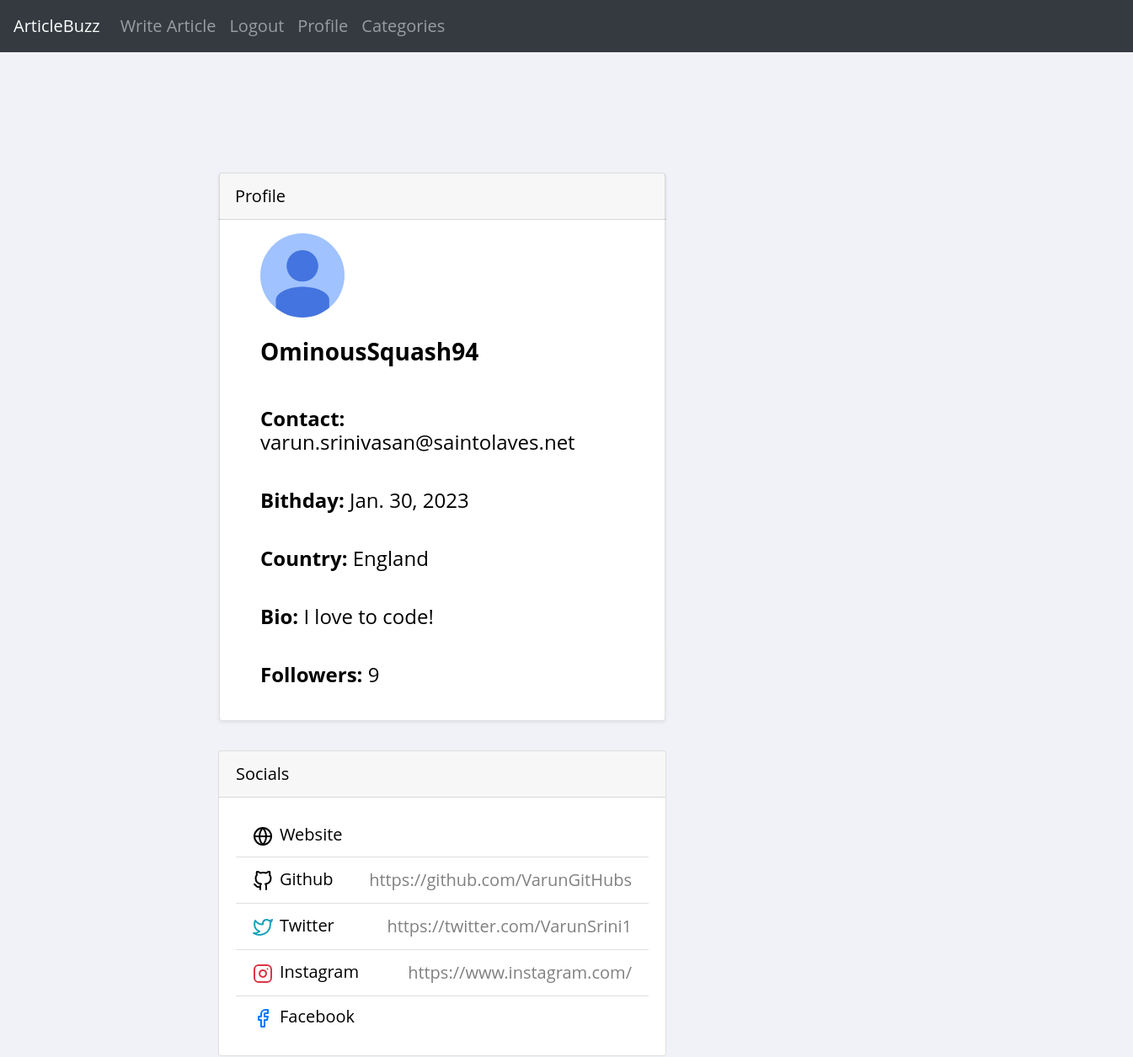
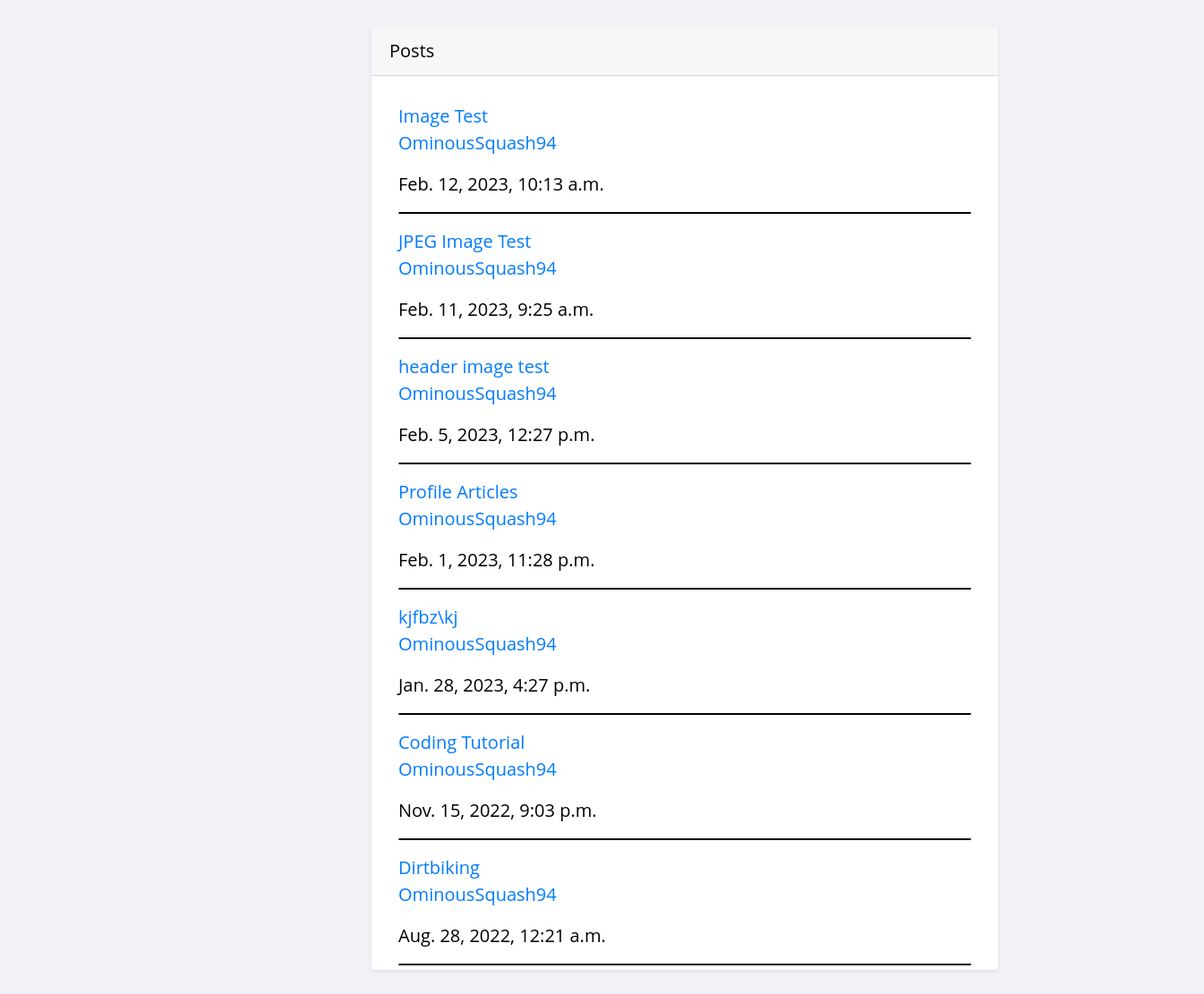
The app's page /profile/1 with its own data (2 pictures, top to bottom).
### theblog/models.py (models this page shows, shortened)
class UserProfile(models.Model):
	user = models.OneToOneField(User, primary_key= True, verbose_name = 'user', related_name = 'profile', on_delete = models.CASCADE)
	name = models.CharField(max_length = 30, blank = True, null = True)
	bio = models.TextField(max_length=500, blank = True, null = True)
	birthday = models.DateField(null = True, blank = True)
	location = models.CharField(max_length = 100, blank = True, null = True)
	picture = models.ImageField(upload_to = 'uploads/profile_pictures', default = 'uploads/profile_pictures/default.png', blank = True)
	followers = models.ManyToManyField(User, blank = True, related_name = 'followers')
	notification  = models.BooleanField(default = True, blank = False, null = False)
	follower_count = models.IntegerField(null = True, default = 0)
	website = models.CharField(default = None, blank = True, null = True, max_length = 50)
	GitHub = models.CharField(default = None, blank = True, null = True, max_length = 50)
	Twitter = models.CharField(default = None, blank = True, null = True, max_length = 50)
	Instagram = models.CharField(default = None, blank = True, null = True, max_length = 50)
	FaceBook = models.CharField(default = None, blank = True, null = True, max_length = 50)

class Post(models.Model):
	title = models.CharField(max_length = 255) # Title Field
	author = models.ForeignKey(User, on_delete = models.CASCADE) # Deletes blog posts for a user if they delete account
	header_image = models.ImageField(null = True, blank = True, upload_to = 'uploads/images', default = None)
	body = RichTextField(blank= True, null = True)
	date_published = models.DateTimeField(auto_now_add = True) # Automatically adds the date
	likes = models.ManyToManyField(User, related_name ='blog_post') # Updating count of the upvotes
	tags = models.CharField(max_length = 255, default = 'Coding') # List of tags from the Tag table
	snippet  = models.CharField(max_length = 300, default = 'Article Snippet') # Article Snippet field to display on screen
	number_likes = models.IntegerField(default = 0)

### theblog/views.py (the view)
# urls.py: path('profile/<int:pk>', ProfileView.as_view(), name = 'profile'),
class ProfileView(View):
	def get(self, request, pk, *args, **kwargs):
		profile = UserProfile.objects.get(pk = pk)
		user = profile.user
		posts = Post.objects.filter(author = user).order_by('-date_published')
		followers = profile.followers.all()
		is_following = False
		num_followers = len(followers)
		if num_followers == 0:
			is_following = False
		else:
			for follower in followers:
				if follower == request.user:
					is_following = True
		context = {
			'user':user,
			'profile':profile,
			'posts':posts,
			'num_followers':num_followers,
			'is_following':is_following
		}
		return render(request, 'user_profile.html', context)

### theblog/templates/user_profile.html (shortened to what this page needs)
{% extends 'base.html' %}
{% load bootstrap_icons %}
{% load static %}
{% block extrahead %}
	<link rel="stylesheet" href="{% static 'theblog/profile.css' %}">
	<link rel="stylesheet" href="https://cdnjs.cloudflare.com/ajax/libs/font-awesome/4.7.0/css/font-awesome.min.css">
{% endblock %}
{% block content %}
<!DOCTYPE html>
<html lang="en">
<head>
</head>
<body>
</body>
</html>
<body>
	<div class = "all">
	<div class="profile_info">
		<div class = 'row justify-content-center mt-5'>
			<div class="card shadow-sm col border-bottom px-5 pt-3">
				<div class = "card-header" style="width: 532px; position: relative; right: 50px;top:-16px">Profile</div>
				<img src="{{ profile.picture.url }}" class = "rounded-circle" width = "100" height="100">
				{% if profile.name %}
					<h3 class = 'py-4'> <b>{{ profile.user.username }}</b>
					</h3>
				{% else %}
					<h3>{{ user.username }}
						{% if request.user == user %}
							<a href="{% url 'edit-profile' profile.pk %}" style="color:#333">Create Profile</a>
						{% endif %}
					</h3>
				{% endif %}
				<h4 class = 'py-3'><b>Contact: </b>{{ profile.user.email }}</h4>
				{% if profile.birthday %}
				<h4 class = 'py-3'><b>Bithday: </b>{{ profile.birthday }}
				{% endif %}
				{% if profile.location %}
				<h4 class="py-3" ><b>Country: </b>{{ profile.location }}</h4>
				{% endif %}
				{% if profile.bio %}
				<h4 class="py-3"><b>Bio: </b>{{ profile.bio }}</h4>
				{% endif %}
				<div class = 'mb-3'>
					<h4 class="py-3"><b>Followers: </b> {{ profile.follower_count }}</h4>
				</div>
			</div>
		</div>
		<div class = 'socials'>
			<div class="card mb-3" style="width: 532px; position: relative; right: 16px; top: 35px;">
				<div class="card-header">Socials</div>
				<div class="card-body">
					<ul class="list-group list-group-flush">
                  <li class="list-group-item d-flex justify-content-between align-items-center flex-wrap">
                    <h5 class="mb-0">Website</h5>
                  </li>
                  <li class="list-group-item d-flex justify-content-between align-items-center flex-wrap">
                    <h5 class="mb-0">Github</h5>
                    <span class="text-secondary">{% if profile.GitHub %}<a href="{{ profile.GitHub }}" target="_blank" style="color:gray;">{{ profile.GitHub }}</a>{% endif %}</span>
                  </li>
                  <li class="list-group-item d-flex justify-content-between align-items-center flex-wrap">
                    <h5 class="mb-0">Twitter</h5>
                    <span class="text-secondary">{% if profile.Twitter %}<a href="{{ profile.Twitter }}" target="_blank" style="color:gray;">{{ profile.Twitter }}</a>{% endif %}</span>
                  </li>
                  <li class="list-group-item d-flex justify-content-between align-items-center flex-wrap">
                    <h5 class="mb-0">Instagram</h5>
                    <span class="text-secondary">{% if profile.Instagram %}<a href="{{ profile.Instagram }}" target="_blank" style="color: gray;">{{ profile.Instagram }}</a>{% endif %}</span>
                  </li>
                  <li class="list-group-item d-flex justify-content-between align-items-center flex-wrap">
                    <h5 class="mb-0">Facebook</h5>
                  </li>
                </ul>
				</div>
			</div>
	</div>
</div>
	<div class = 'shadow-sm post_section' style="border-radius: 4px;">
		<div class = 'card-header' style="position: relative; top: -30px; width: 800px; right: 30px;">Posts</div>
		{% for post in posts %}
			<a href="{% url 'article-detail' post.pk %}">{{ post.title }}</a>
			<p><a style = 'text-decoration: none' class = 'text-primary' href="{% url 'profile' post.author.profile.pk %}">{{ post.author }}</a></p>
			<p>{{ post.date_published }}</p>
			<hr>
		{% endfor %}
	</div>
</div>
</div>
</body>
{% endblock %}

### theblog/static/theblog/style.css (style rules this page uses)
body { background-color: white; margin: 0px; padding: 0; }
hr { border-radius: 3px; border:1px solid; }

### theblog/static/theblog/profile.css (style rules this page uses)
body { color: black; background: #f1f2f7; font-family: 'Open Sans', sans-serif; padding: 0px !important; margin: 0px !important; font-size: 20px; text-rendering: optimizeLegibility; -webkit-font-smoothing: antialiased; -moz-font-smoothing: antialiased; }
.profile_info { float: left; width: 500px; position: relative; left: 10px; right: 200px; }
.post_section { float: left; height:1054px; width:700px; overflow:auto; background-color:white; margin: 50px; position: relative; left: 100px; padding: 30px; }
.all { position: relative; left: 200px; }

### records on screen
UserProfile: picture (placeholder picture), user.username "OminousSquash94", user.email "varun.srinivasan@saintolaves.net", birthday "Jan. 30, 2023", location "England", bio "I love to code!", follower_count "9", GitHub "https://github.com/VarunGitHubs", Twitter "https://twitter.com/VarunSrini1", Instagram "https://www.instagram.com/"
Post: title "Image Test", author "OminousSquash94", date_published "Feb. 12, 2023, 10:13 a.m."
Post: title "JPEG Image Test", author "OminousSquash94", date_published "Feb. 11, 2023, 9:25 a.m."
Post: title "header image test", author "OminousSquash94", date_published "Feb. 5, 2023, 12:27 p.m."
Post: title "Profile Articles", author "OminousSquash94", date_published "Feb. 1, 2023, 11:28 p.m."
Post: title "kjfbz\\kj", author "OminousSquash94", date_published "Jan. 28, 2023, 4:27 p.m."
Post: title "Coding Tutorial", author "OminousSquash94", date_published "Nov. 15, 2022, 9:03 p.m."
Post: title "Dirtbiking", author "OminousSquash94", date_published "Aug. 28, 2022, 12:21 a.m."
